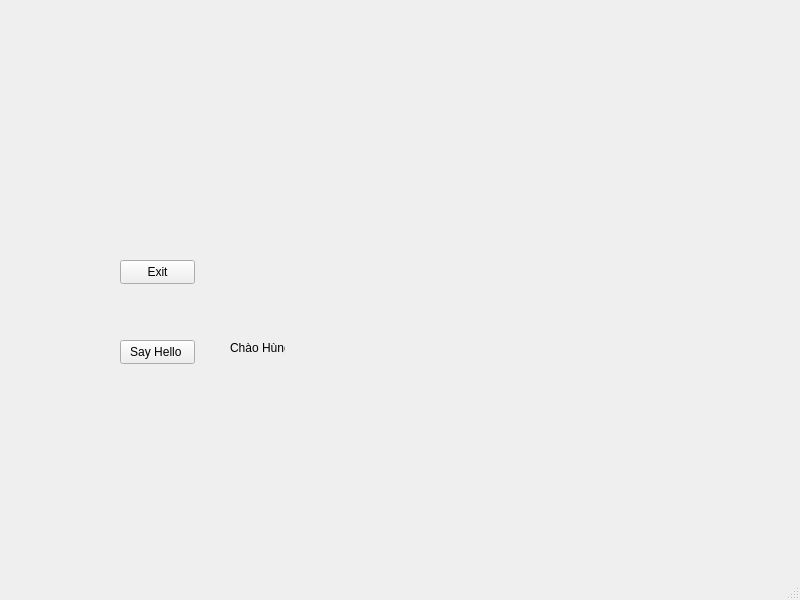
<?xml version="1.0" encoding="UTF-8"?>
<ui version="4.0">
 <class>MainWindow</class>
 <widget class="QMainWindow" name="MainWindow">
  <property name="geometry">
   <rect>
    <x>0</x>
    <y>0</y>
    <width>800</width>
    <height>600</height>
   </rect>
  </property>
  <property name="windowTitle">
   <string>MainWindow</string>
  </property>
  <widget class="QWidget" name="centralwidget">
   <widget class="QPushButton" name="btnExit">
    <property name="geometry">
     <rect>
      <x>120</x>
      <y>260</y>
      <width>75</width>
      <height>24</height>
     </rect>
    </property>
    <property name="text">
     <string>Exit</string>
    </property>
   </widget>
   <widget class="QPushButton" name="btnSayHello">
    <property name="geometry">
     <rect>
      <x>120</x>
      <y>340</y>
      <width>75</width>
      <height>24</height>
     </rect>
    </property>
    <property name="text">
     <string>Say Hello </string>
    </property>
   </widget>
   <widget class="QLabel" name="lblHello">
    <property name="geometry">
     <rect>
      <x>230</x>
      <y>340</y>
      <width>55</width>
      <height>16</height>
     </rect>
    </property>
    <property name="text">
     <string>Chào Hùng</string>
    </property>
   </widget>
  </widget>
  <widget class="QMenuBar" name="menubar">
   <property name="geometry">
    <rect>
     <x>0</x>
     <y>0</y>
     <width>800</width>
     <height>21</height>
    </rect>
   </property>
  </widget>
  <widget class="QStatusBar" name="statusbar"/>
 </widget>
 <resources/>
 <connections/>
</ui>
